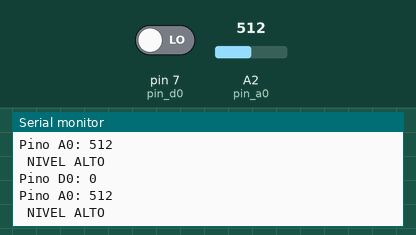
This sketch was run on a simulated Arduino Uno, built with avr-gcc and run on an emulated ATmega328P. On the bench: the last lines printed to the serial monitor. The inputs (shaded band) are chosen by the test bench; at power-on: A2 (pin_a0) = 512, pin 7 (pin_d0) LOW.

Above: at 1.3 s.
1.4 s: A2 (pin_a0) set to 264
At 1.82 s:
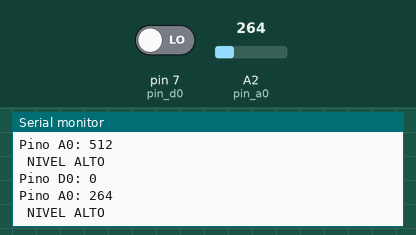
2.9 s: A2 (pin_a0) set to 235
At 3.32 s:
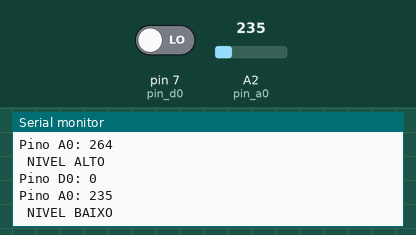
Timing chart, 0 to 5.9 s (numbered marks = the images above; inputs shaded):
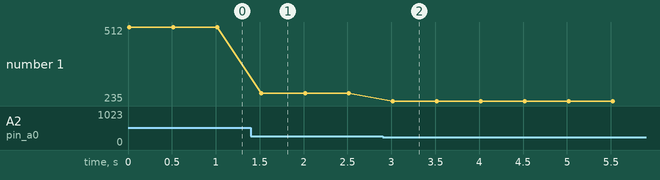

Measured:
- the behaviour switches between 251 and 250 on A2 (pin_a0) (found by bisection; images 1 and 2)
- after the input at 1.4 s, the serial monitor: prints a new line after 0.12 s (image 1)
- after the input at 2.9 s, the serial monitor: prints a new line after 0.12 s (image 2)
- plotted number 1: 512 → 264 after the input at 1.4 s, 264 → 235 after the input at 2.9 s

The sketch:

SensorDeGasMQ-2.ino
```cpp
// Programa : Alarme com sensor de gas MQ-2
// Autor : Arduino e Cia

// Definicoes dos pinos ligados ao sensor
int pin_d0 = 7;
int pin_a0 = A2;

int nivel_sensor = 250;

void setup()
{
  // Define os pinos de leitura do sensor como entrada
  pinMode(pin_d0, INPUT);
  pinMode(pin_a0, INPUT);
  // Inicializa a serial
  Serial.begin(9600);
}

void loop()
{
  // Le os dados do pino digital D0 do sensor
  int valor_digital = digitalRead(pin_d0);
  // Le os dados do pino analogico A0 do sensor
  int valor_analogico = analogRead(pin_a0);

  // Mostra os dados no serial monitor
  String d0 = String("Pino D0: " + String(valor_digital));
  Serial.println(d0);
  String a0 = String("Pino A0: " + String(valor_analogico));
  Serial.println(a0);
//  Serial.print("Pino D0 : ");
//  Serial.print(valor_digital);
//  Serial.print(" Pino A0 : ");
//  Serial.println(valor_analogico);
  // Verifica o nivel de gas/fumaca detectado
  if (valor_analogico > nivel_sensor)
  {
    // Liga o buzzer e o led vermelho, e
    // desliga o led verde
//    digitalWrite(pin_led_verm, HIGH);
//    digitalWrite(pin_led_verde, LOW);
//    digitalWrite(pin_buzzer, HIGH);
    Serial.println(" NIVEL ALTO ");

  }
  else
  {
    // Desliga o buzzer e o led vermelho, e
    // liga o led verde
//    digitalWrite(pin_led_verm, LOW);
//    digitalWrite(pin_led_verde, HIGH);
//    digitalWrite(pin_buzzer, LOW);
    Serial.println(" NIVEL BAIXO ");
  }
  delay(500);
}
```
